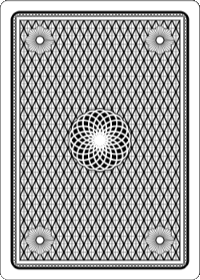
#> input picture assets/cards/back/black.png, 200 x 280 px, given in place of red.png, which was not available
$ python gen_deck_pile.py
#> lines starting #> are read from the running program, lines starting #| are printed output that depends on the picture; pictures that were not available may be replaced by others from this repository, and a replacement may not be noted
# 发牌牌堆贴图生成器
# 输出: assets/cards/back/deck_pile_{red,blue,black}.png
import os
from PIL import Image, ImageDraw

BACK_DIR = os.path.join(os.path.dirname(os.path.dirname(os.path.abspath(__file__))),
                        "assets", "cards", "back")

LAYERS = 54
STEP = 9
PAPER_W = 7
PAD = 6
PAPER = (250, 248, 242, 255)
SEP = (70, 30, 30, 235)


def build(color):
#> called with color = 'red'
    back = Image.open(os.path.join(BACK_DIR, color + ".png")).convert("RGBA")
#> back is the input picture: PIL image 200x280 RGBA; mean R, G, B, A 165.5, 165.5, 165.5, 254.8
    bw, bh = back.size
#> bw = 200; bh = 280
    canvas = Image.new("RGBA", (bw + STEP * (LAYERS - 1) + PAD * 2, bh + PAD * 2),
                       (0, 0, 0, 0))
#> canvas: PIL image 689x292 RGBA; every value is 0
    for i in range(LAYERS - 1, -1, -1):
        cell_w = bw + PAPER_W + 2
        cell = Image.new("RGBA", (cell_w, bh + 2), (0, 0, 0, 0))
        d = ImageDraw.Draw(cell)
        d.rectangle([0, 0, cell_w - 1, bh + 1], fill=PAPER)
        cell.paste(back, (0, 1), back)
        d.line([(cell_w - 2, 0), (cell_w - 2, bh + 1)], fill=SEP, width=2)
        d.line([(bw, 0), (cell_w - 1, 0)], fill=SEP, width=1)
        d.line([(bw, bh + 1), (cell_w - 1, bh + 1)], fill=SEP, width=1)
        k = i / max(1, LAYERS - 1)          # 越靠底层越暗
        cell = Image.alpha_composite(cell, Image.new("RGBA", cell.size,
                                                     (0, 0, 0, int(24 + 44 * k))))
        canvas.alpha_composite(cell, (PAD + STEP * i, PAD))
#> this loop made 54 passes
#> pass 1, in build, `cell = Image.alpha_composite(cell, Image.new("RGBA", cell.size, (0, 0,..`:
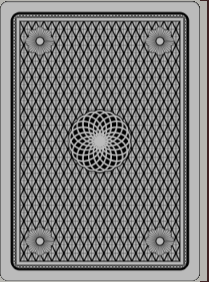
#> cell: PIL image 209x282 RGBA; mean R, G, B, A 123.3, 123, 122.8, 254.9; transparent parts drawn white
#> after the loop:
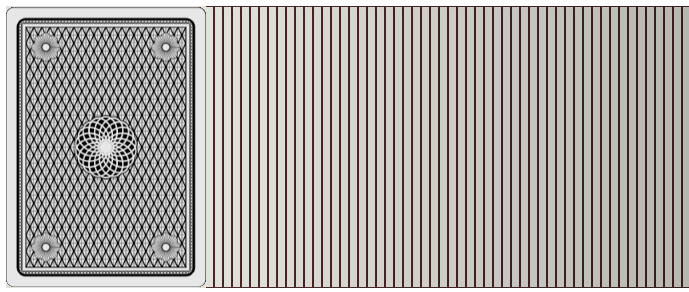
#> canvas: PIL image 689x292 RGBA; mean R, G, B, A 159.7, 154.2, 151.6, 244.1; transparent parts drawn white
#> after the loop:
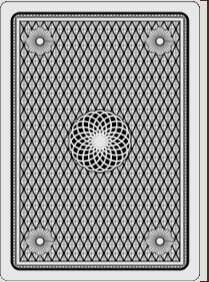
#> cell: PIL image 209x282 RGBA; mean R, G, B, A 152.3, 151.9, 151.6, 254.8; transparent parts drawn white
    return canvas


if __name__ == "__main__":
    for c in ("red", "blue", "black"):
        im = build(c)
        p = os.path.join(BACK_DIR, "deck_pile_" + c + ".png")
        im.save(p)
        print("生成:", os.path.basename(p), im.size)
#| 生成: deck_pile_red.png (689, 292)
#> pass 2 of the loop `for c in ("red", "blue", "black"):`:
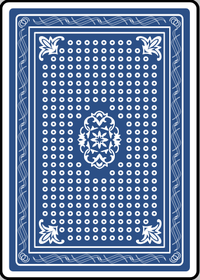
#> input picture assets/cards/back/blue.png, 200 x 280 px
#> in build, back is the input picture: PIL image 200x280 RGBA; mean R, G, B, A 105.5, 128.9, 164.8, 255
#> after the loop in build (call 2), `for i in range(LAYERS - 1, -1, -1):`:
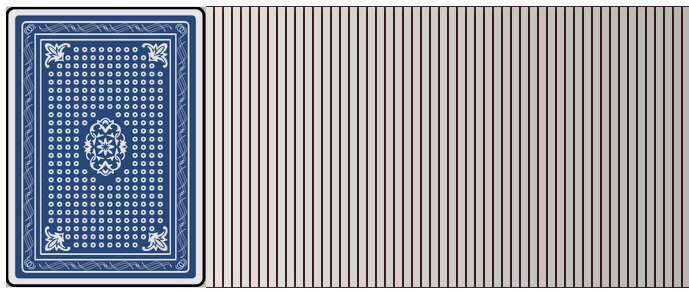
#> canvas: PIL image 689x292 RGBA; mean R, G, B, A 143.5, 143.9, 150.2, 244.1; transparent parts drawn white
#> after the loop in build (call 2), `for i in range(LAYERS - 1, -1, -1):`:
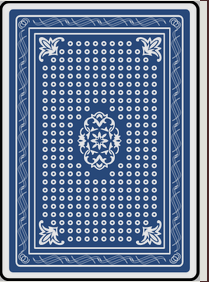
#> cell: PIL image 209x282 RGBA; mean R, G, B, A 100.5, 120.3, 150.8, 254.8; transparent parts drawn white
#| 生成: deck_pile_blue.png (689, 292)
